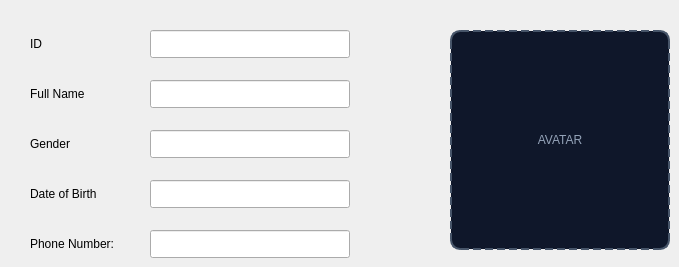
       <widget class="QWidget" name="tab_6">
        <attribute name="title">
         <string>My Information</string>
        </attribute>
        <widget class="QLabel" name="label_24">
         <property name="geometry">
          <rect>
           <x>450</x>
           <y>30</y>
           <width>220</width>
           <height>220</height>
          </rect>
         </property>
         <property name="styleSheet">
          <string notr="true">border: 2px dashed rgb(71, 85, 105);
border-radius: 10px;
background-color: rgb(15, 23, 42);
color: rgb(148, 163, 184);</string>
         </property>
         <property name="text">
          <string>AVATAR</string>
         </property>
         <property name="alignment">
          <set>Qt::AlignmentFlag::AlignCenter</set>
         </property>
        </widget>
        <widget class="QLabel" name="label_25">
         <property name="geometry">
          <rect>
           <x>30</x>
           <y>30</y>
           <width>100</width>
           <height>28</height>
          </rect>
         </property>
         <property name="text">
          <string>ID</string>
         </property>
        </widget>
        <widget class="QLineEdit" name="lineEdit_2">
         <property name="geometry">
          <rect>
           <x>150</x>
           <y>30</y>
           <width>200</width>
           <height>28</height>
          </rect>
         </property>
        </widget>
        <widget class="QLabel" name="label_26">
         <property name="geometry">
          <rect>
           <x>30</x>
           <y>80</y>
           <width>100</width>
           <height>28</height>
          </rect>
         </property>
         <property name="text">
          <string>Full Name</string>
         </property>
        </widget>
        <widget class="QLineEdit" name="lineEdit_3">
         <property name="geometry">
          <rect>
           <x>150</x>
           <y>80</y>
           <width>200</width>
           <height>28</height>
          </rect>
         </property>
        </widget>
        <widget class="QLabel" name="label_27">
         <property name="geometry">
          <rect>
           <x>30</x>
           <y>130</y>
           <width>100</width>
           <height>28</height>
          </rect>
         </property>
         <property name="text">
          <string>Gender</string>
         </property>
        </widget>
        <widget class="QLineEdit" name="lineEdit_4">
         <property name="geometry">
          <rect>
           <x>150</x>
           <y>130</y>
           <width>200</width>
           <height>28</height>
          </rect>
         </property>
        </widget>
        <widget class="QLabel" name="label_28">
         <property name="geometry">
          <rect>
           <x>30</x>
           <y>180</y>
           <width>100</width>
           <height>28</height>
          </rect>
         </property>
         <property name="text">
          <string>Date of Birth</string>
         </property>
        </widget>
        <widget class="QLineEdit" name="lineEdit_5">
         <property name="geometry">
          <rect>
           <x>150</x>
           <y>180</y>
           <width>200</width>
           <height>28</height>
          </rect>
         </property>
        </widget>
        <widget class="QLabel" name="label_29">
         <property name="geometry">
          <rect>
           <x>30</x>
           <y>230</y>
           <width>100</width>
           <height>28</height>
          </rect>
         </property>
         <property name="text">
          <string>Phone Number:</string>
         </property>
        </widget>
        <widget class="QLineEdit" name="lineEdit_6">
         <property name="geometry">
          <rect>
           <x>150</x>
           <y>230</y>
           <width>200</width>
           <height>28</height>
          </rect>
         </property>
        </widget>
       </widget>
